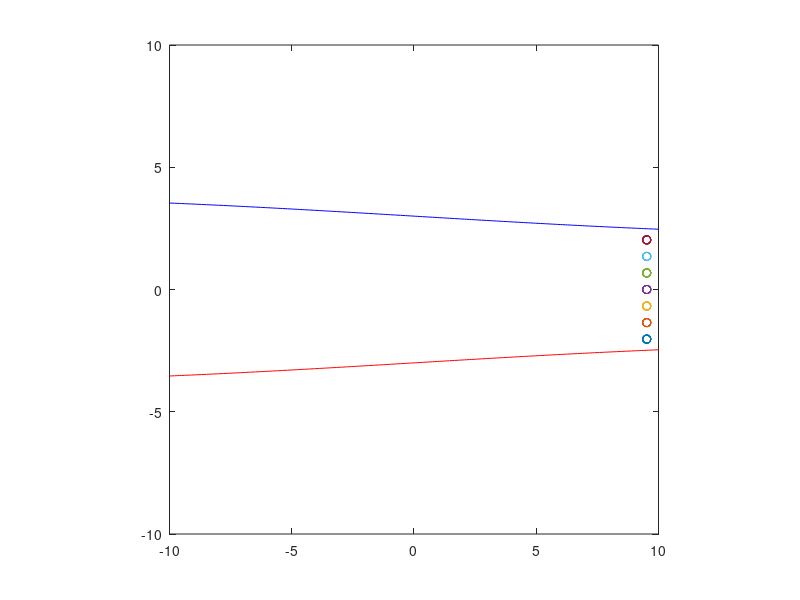

Write the MATLAB code that produced this figure.
% DigiPen Bilbao
% 540000517
% 12-10-2021

function fluid
  %Code taken from mat300 to make a video using octave
  out_dir = "temp_img"; %create folder to save images (COPY-PASTE IN YOUR CODE)
  mkdir (out_dir); %create folder to save images (COPY-PASTE IN YOUR CODE)

    
  X = linspace(-10, 10, 200); %array to store x-coordinate of curve
  Y1=[]; % array to store y-coordinate of curve
  Y2=[]; % array to store y-coordinate of curve
  A = 0.06;
  B = 4;
  
  %Surrounding functions
  Y1 = -tanh(A*X) + tanh((A*X) - B) + B;
  Y2 = -Y1;

  
  plot(X,Y1,'b') %plot curve
  hold on 
  plot(X,Y2,'r') % plot below curve
  axis([-10, 10, -10, 10],"square") % fix axis
  
  %Create a matrix with particle positions
  MX=zeros(7,1)
  MX(:,1) = [-10 -10 -10 -10 -10 -10 -10];
  v0 = 0.5;
  A0 = pi* (-tanh(A*-10) + tanh((A*-10) - B) + B) * (-tanh(A*-10) + tanh((A*-10) - B) + B);
  
  
  
  for i=1:29 % LOOP FOR CREATING EACH FRAME 
  
   
   for i=1:numel(MX)
     %update positions of the particles
     

     %Force points to be inside the functions
     max = -tanh(A*MX(i)) + tanh((A*MX(i)) - B) + B;
     min = -max;
     
     A1 = pi * max * max;
     velocity = (A0*v0)/A1
     MX(i)+= velocity;
     
     y = linspace(min+0.5, max-0.5, 7);

     %plot
     plot(MX(i,:), y, 'o');
     hold on
   endfor
   
   plot(X,Y1,'b') %plot curve
   hold on 
   plot(X,Y2,'r') % plot current point
   axis([-10, 10, -10, 10],"square") % fix axis
   hold off
   
   fname = fullfile (out_dir, sprintf ("img%03i.png", i)); % save image (COPY-PASTE IN YOUR CODE)
   imwrite (getframe (gcf).cdata, fname); %(COPY-PASTE IN YOUR CODE)
    
  end
end
